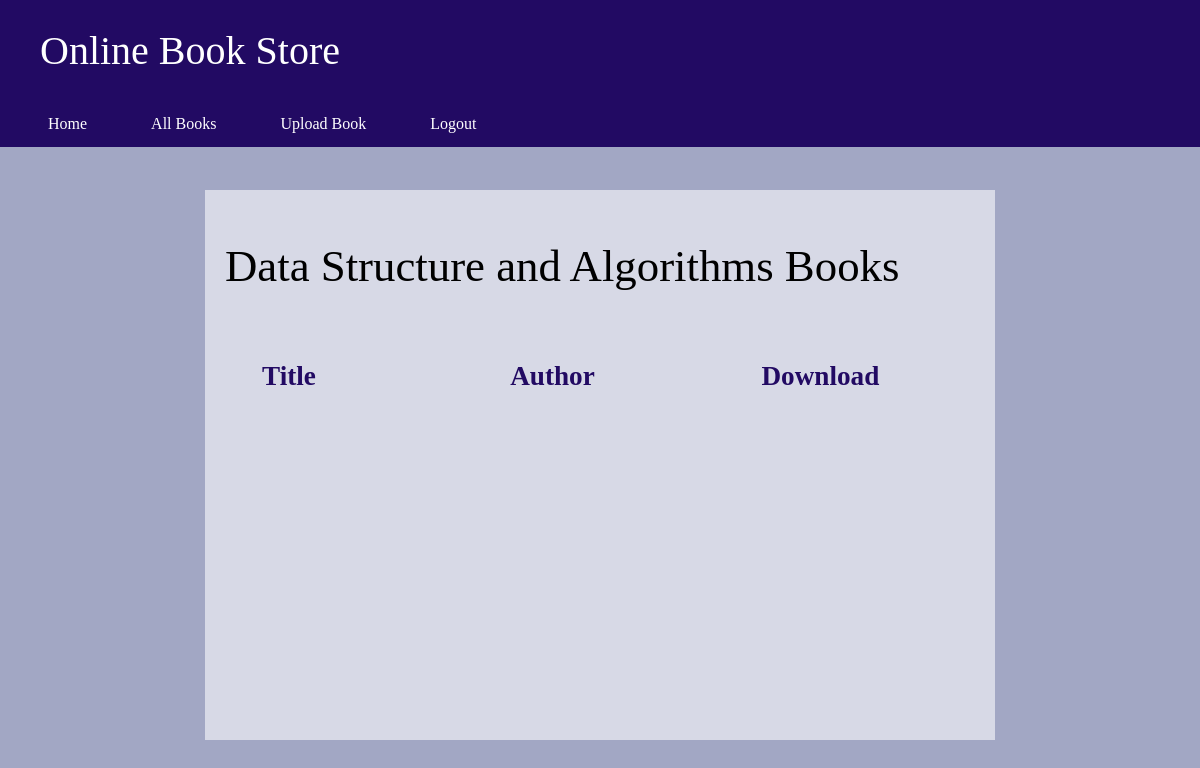
Page /dsabooks/ (signed in) on the earlier database version.
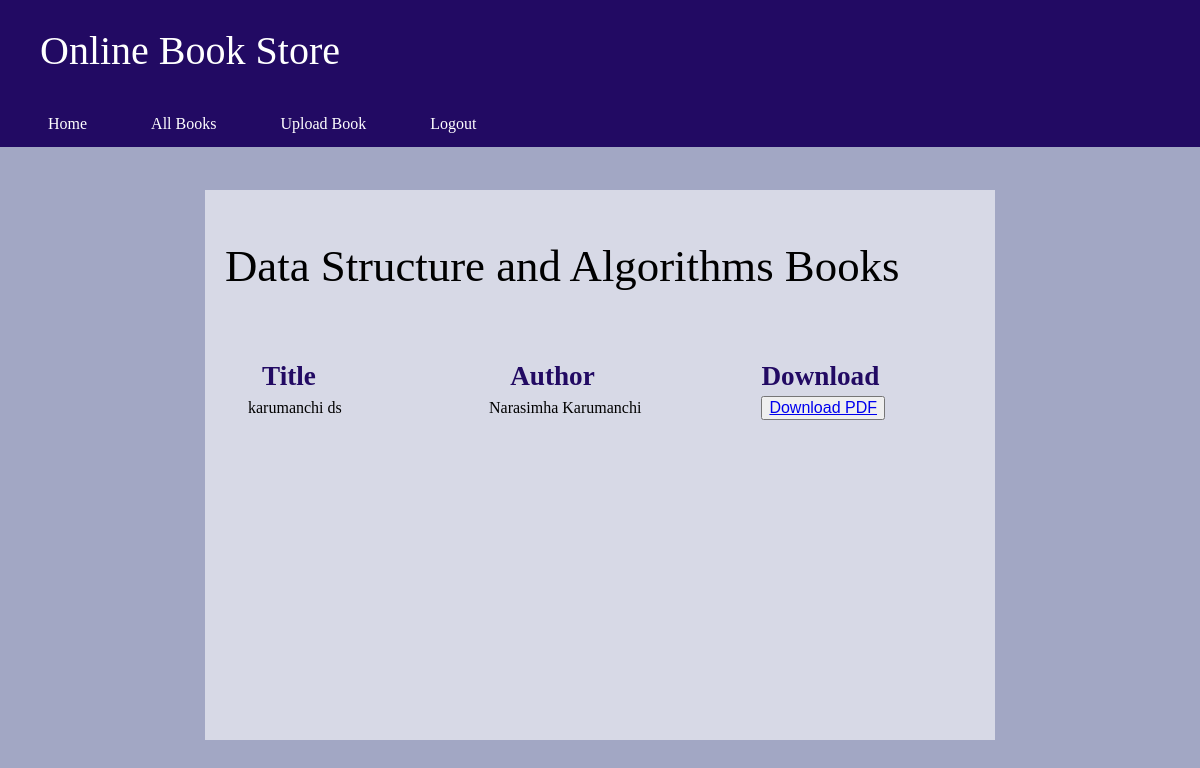
Same page on the later database version.
### accounts/models.py (models this page shows, shortened)
class Book(models.Model):
    title=models.CharField(max_length=100)
    author=models.CharField(max_length=100)
    pdf=models.FileField(upload_to='books/pdfs/')
    category=models.CharField(max_length=30,choices=category_choices,default="")

### accounts/views.py (the view)
# urls.py: path('dsabooks/',views.dsabooks,name='dsabooks'),
@login_required(login_url='books')
def dsabooks(request):
    books=Book.objects.filter(category="Data Structure and Algorithms")
    return render(request,'dsa.html',{'books':books})

### templates/dsa.html (shortened to what this page needs)
{% load static %}
<!DOCTYPE html>
<html lang="en" style="background-color:rgba(94, 103, 153, 0.575)">
<head>
    <link rel="stylesheet" type="text/css" href="{% static 'css/style.css' %}">
    <link rel="stylesheet" href="https://cdnjs.cloudflare.com/ajax/libs/font-awesome/4.7.0/css/font-awesome.min.css">
    <div class="topnav">
        <h1 style="color: white;margin-left:40px;">Online Book Store</h1>
        <li><a href="{% url 'frontpage' %}">Home</a></li>
        <li><a href="{% url 'book_list' %}">All Books</a></li>
        <li><a href="{% url 'upload_book' %}">Upload Book</a></li>
        <li><a href="{% url 'logoutpage' %}">Logout</a></li>
    </div>
    <div class="prof-box1">
        <h1 style="color: black; font-size:2.8em;">Data Structure and Algorithms Books</h1>
            <br>
        <table class="table">
            <thead>
                <tr style="color:rgb(34, 10, 99); font-size:1.7em;">
                    <th>&nbsp;&nbsp;&nbsp;&nbsp;&nbsp;Title &nbsp;&nbsp;&nbsp;&nbsp;&nbsp;&nbsp; &nbsp;&nbsp;&nbsp;&nbsp;&nbsp;&nbsp;&nbsp;&nbsp;&nbsp;&nbsp;&nbsp; </th>
                    <th>&nbsp;&nbsp;&nbsp;&nbsp;&nbsp;&nbsp;&nbsp;&nbsp;&nbsp;Author &nbsp;&nbsp;&nbsp;&nbsp;&nbsp;&nbsp;&nbsp;&nbsp;&nbsp;&nbsp;&nbsp;&nbsp;&nbsp;&nbsp;&nbsp;&nbsp;&nbsp;&nbsp;&nbsp;&nbsp;&nbsp;&nbsp;&nbsp;</th>
                    <th>Download</th>
                    <br>
                </tr>
            </thead>
            <tbody>
                {% for book in books %}
                <tr style="color: black;">
                    <td>&nbsp;&nbsp;&nbsp;&nbsp;&nbsp;{{ book.title }}</td>
                    <td>&nbsp;&nbsp;&nbsp;&nbsp;&nbsp;&nbsp;&nbsp;&nbsp;&nbsp;&nbsp;{{ book.author }}</td>
                    <td>
                        <button>
                        <a href="{{ book.pdf.url }}" class="btn btn-primary btn-sm" target="_blank">
                            Download PDF
                        </a>
                        </button>
                    </td>
                </tr>
                {% endfor %}
            </tbody>
        </table>
    </div>
</head>
<body>
</body>
</html>

Differences in the rows shown:
added Book: title "karumanchi ds", author "Narasimha Karumanchi"
